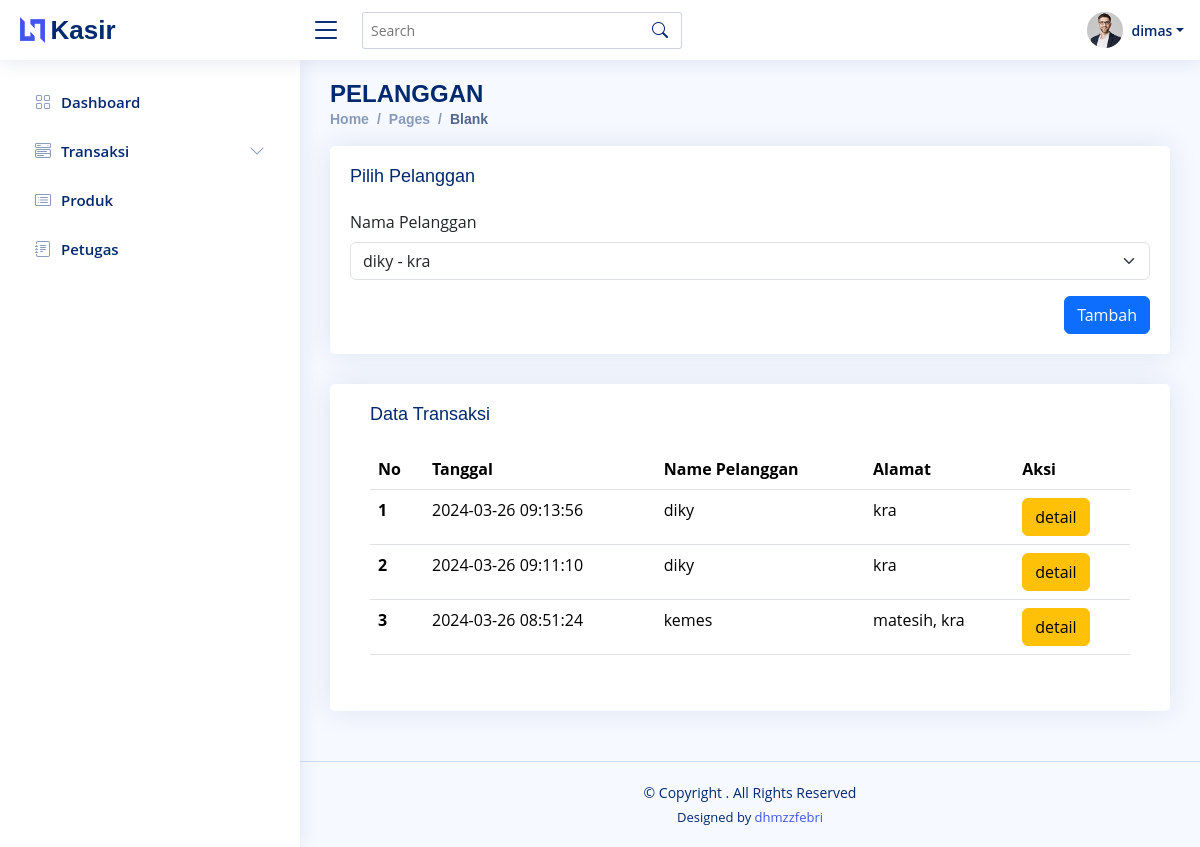
Page /penjualan.php (signed in) on the committed database.
### tables this page shows
CREATE TABLE `penjualan` (
  `id_penjualan` int(11) NOT NULL,
  `kd_penjualan` varchar(20) NOT NULL,
  `tanggal` timestamp NOT NULL DEFAULT current_timestamp() ON UPDATE current_timestamp(),
  `total_bayar` decimal(10,0) NOT NULL,
  `id_user` int(11) NOT NULL,
  `id_plg` int(11) NOT NULL,
  `bayar` decimal(10,0) NOT NULL
);

CREATE TABLE `pelanggan` (
  `id_plg` int(11) NOT NULL,
  `nama_plg` varchar(30) NOT NULL,
  `alamat` varchar(30) NOT NULL,
  `no_tlp` varchar(20) NOT NULL
);

### penjualan.php (the view, shortened to what this page needs)
<?php
require_once('koneksi.php');
?>
<!DOCTYPE html>
<html lang="en">
<head>
  <?php
  require_once('layout/css.php');
  ?>
</head>
<body>
  <header id="header" class="header fixed-top d-flex align-items-center">
    <?php
    require_once('layout/navbar.php');
    ?>
  </header>
  <?php
  require_once('layout/sidebar.php');
  ?>
  <main id="main" class="main">
    <div class="pagetitle">
      <h1>PELANGGAN</h1>
      <nav>
        <ol class="breadcrumb">
          <li class="breadcrumb-item"><a href="index.html">Home</a></li>
          <li class="breadcrumb-item">Pages</li>
          <li class="breadcrumb-item active">Blank</li>
        </ol>
      </nav>
    </div>
    <section class="section">
      <div class="row">
        <div class="col-lg-12">
          <div class="card">
            <div class="card-body">
              <h5 class="card-title"> Pilih Pelanggan</h5>
              <form class="row g-3" action="function_transaksi.php" method="post">
                <div class="col-12">
                  <label for="inputNanme4" class="form-label">Nama Pelanggan</label>
                  <select class="form-select" name="id_plg" id="validationDefault04" required>
                    <?php
                    $tampil = mysqli_query($conn, "SELECT * FROM pelanggan order by id_plg DESC");
                    while ($data = mysqli_fetch_array($tampil)) {
                      $id = $data['id_plg'];
                      $nama = $data['nama_plg'];
                      $alamat = $data['alamat'];
                    ?>
                      <option value="<?= $id ?>"><?= $nama ?> - <?= $alamat ?></option>
                    <?php } ?>
                  </select>
                  <div class="text-end mt-3">
                    <button type="submit" class="btn btn-primary" name="tambah_pesanan">
                      Tambah
                    </button>
                  </div>
              </form>
            </div>
          </div>
        </div>
        <div class="col-lg-12">
          <div class="card">
            <div class="card-body">
              <div class="card-body">
                <h5 class="card-title">Data Transaksi</h5>
                <table class="table">
                  <thead>
                    <tr>
                      <th scope="col">No</th>
                      <th scope="col">Tanggal</th>
                      <th scope="col">Name Pelanggan</th>
                      <th scope="col">Alamat</th>
                      <th scope="col">Aksi</th>
                    </tr>
                  </thead>
                  <?php
                  $no = 1;
                  $tampil = mysqli_query($conn, "SELECT * FROM penjualan p,pelanggan pl where p.id_plg=pl.id_plg order by tanggal DESC");
                  while ($data = mysqli_fetch_array($tampil)) {
                    $id = $data['id_penjualan'];
                    $nama = $data['nama_plg'];
                    $alamat = $data['alamat'];
                    $tanggal = $data['tanggal'];
                  ?>
                    <tbody>
                      <tr>
                        <th scope="row"><?= $no++ ?></th>
                        <td><?= $tanggal ?></td>
                        <td><?= $nama ?></td>
                        <td><?= $alamat ?></td>
                        <td>
                          <a href="nota.php?id_psn=<?= $id ?>" type="button" class="btn btn-warning" ">
                          detail
                      </td>
                    </tr>
                  </tbody>
                  <?php } ?>
                </table>
            </div>
            </div>
          </div>
            </div>
          </div>
    </section>
  </main>
  <?php
  require_once('layout/footer.php');
  ?>
</body>
</html>

### assets/css/style.css (style rules this page uses)
:root { scroll-behavior: smooth; }
body { font-family: "Open Sans", sans-serif; background: #f6f9ff; color: #444444; }
a { color: #4154f1; text-decoration: none; }
h1, h2, h3, h4, h5, h6 { font-family: "Nunito", sans-serif; }
#main { margin-top: 60px; padding: 20px 30px; transition: all 0.3s; }
.pagetitle { margin-bottom: 10px; }
.pagetitle h1 { font-size: 24px; margin-bottom: 0; font-weight: 600; color: #012970; }
.card { margin-bottom: 30px; border: none; border-radius: 5px; box-shadow: 0px 0 30px rgba(1, 41, 112, 0.1); }
.card-title { padding: 20px 0 15px 0; font-size: 18px; font-weight: 500; color: #012970; font-family: "Poppins", sans-serif; }
.card-body { padding: 0 20px 20px 20px; }
.breadcrumb { font-size: 14px; font-family: "Nunito", sans-serif; color: #899bbd; font-weight: 600; }
.breadcrumb a { color: #899bbd; transition: 0.3s; }
.breadcrumb .breadcrumb-item::before { color: #899bbd; }
.breadcrumb .active { color: #51678f; font-weight: 600; }
.header { transition: all 0.5s; z-index: 997; height: 60px; box-shadow: 0px 2px 20px rgba(1, 41, 112, 0.1); background-color: #fff; padding-left: 20px; }
@media (min-width: 1200px) { #main, #footer { margin-left: 300px; } }

### rows in the picture
penjualan: tanggal "2024-03-26 09:13:56", id_plg.nama_plg "diky", id_plg.alamat "kra"
penjualan: tanggal "2024-03-26 09:11:10", id_plg.nama_plg "diky", id_plg.alamat "kra"
penjualan: tanggal "2024-03-26 08:51:24", id_plg.nama_plg "kemes", id_plg.alamat "matesih, kra"

### other values in the picture
$_SESSION['nama'] "dimas"
form field id_plg "diky - kra"
